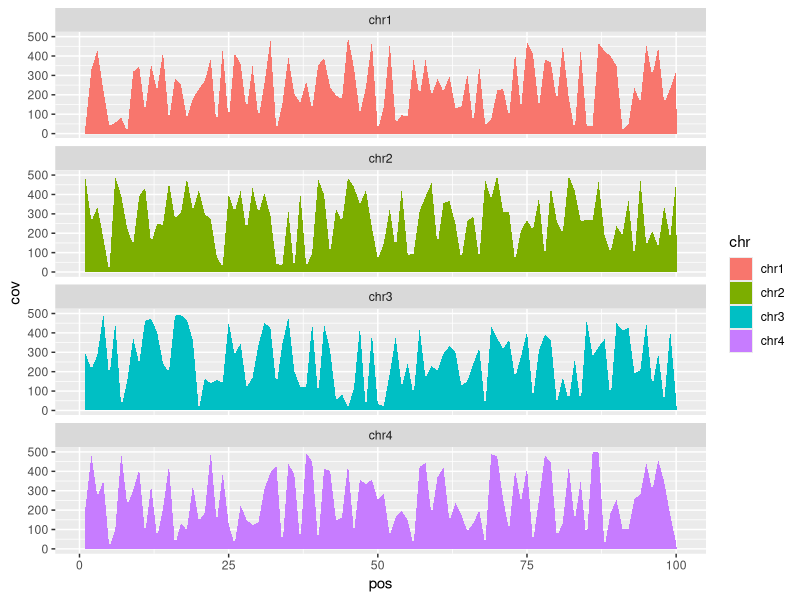
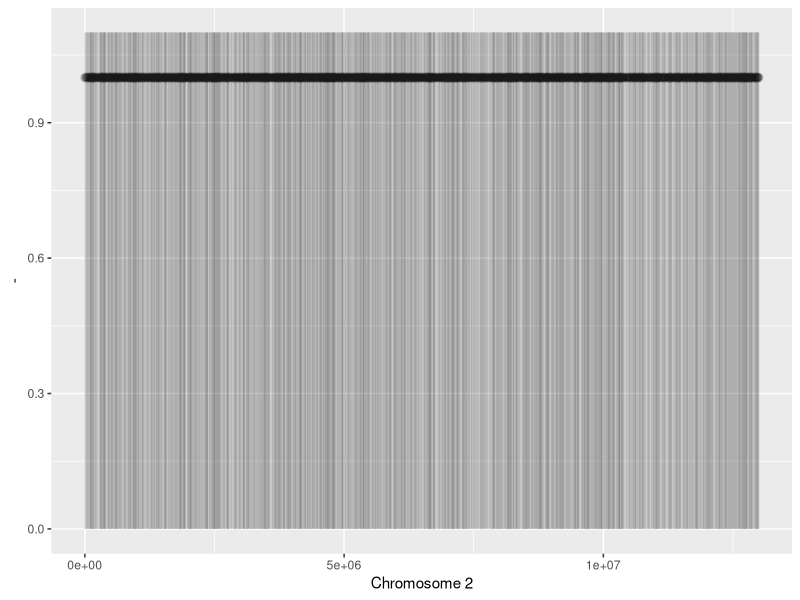
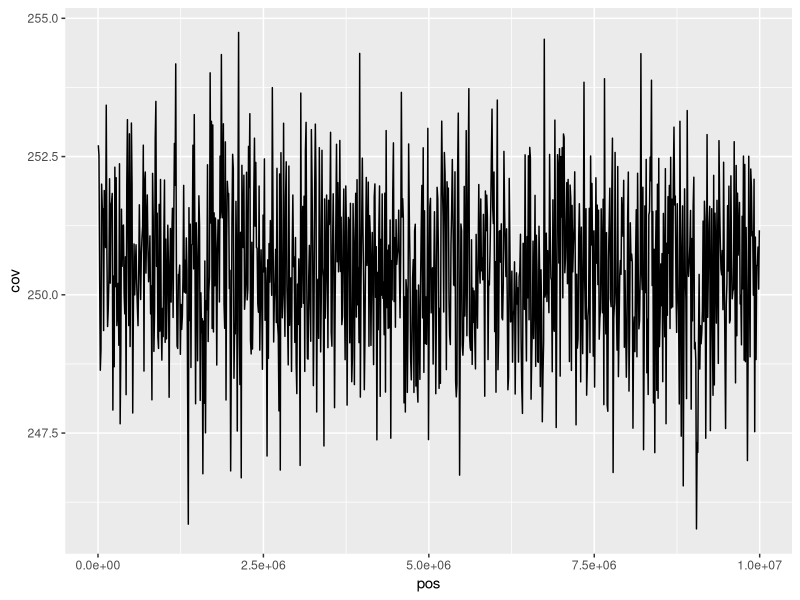

The R script that drew these images, in order:
library(ggplot2)

df <- read.csv("df.csv")


p <- ggplot(data = df, aes(x=pos, y=cov)) + geom_area(aes(fill=chr))
p + facet_wrap(~ chr, ncol=1)





Chr2_cov <- sample(1.3e+07,7000)
Chr2 <- data.frame(Cov=Chr2_cov,fil=1)
pl <- qplot(Cov,fil,data=Chr2,geom="pointrange",ymin=0,ymax=1.1,xlab="Chromosome 2",ylab="-",alpha=I(1/50))
print(pl)




VeryLongVector <- sample(500,1e+07,replace=TRUE)

movAv <- function(vector,n){
    chops <- as.integer(length(vector)/n)
    count <- 0
    pos <- 0
    Cov <-0
    pos[1:chops] <- 0
    Cov[1:chops] <- 0
    for(c in 1:chops){
        tmpcount <- count + n
        tmppos <- median(count:tmpcount)
        tmpCov <- mean(vector[count:tmpcount])
        pos[c] <- tmppos
        Cov[c] <- tmpCov
        count <- count + n
    }

    result <- data.frame(pos=pos,cov=Cov)
    return(result)
}

Chr2 <- movAv(VeryLongVector,10000)
qplot(pos,cov,data=Chr2,geom="line")
